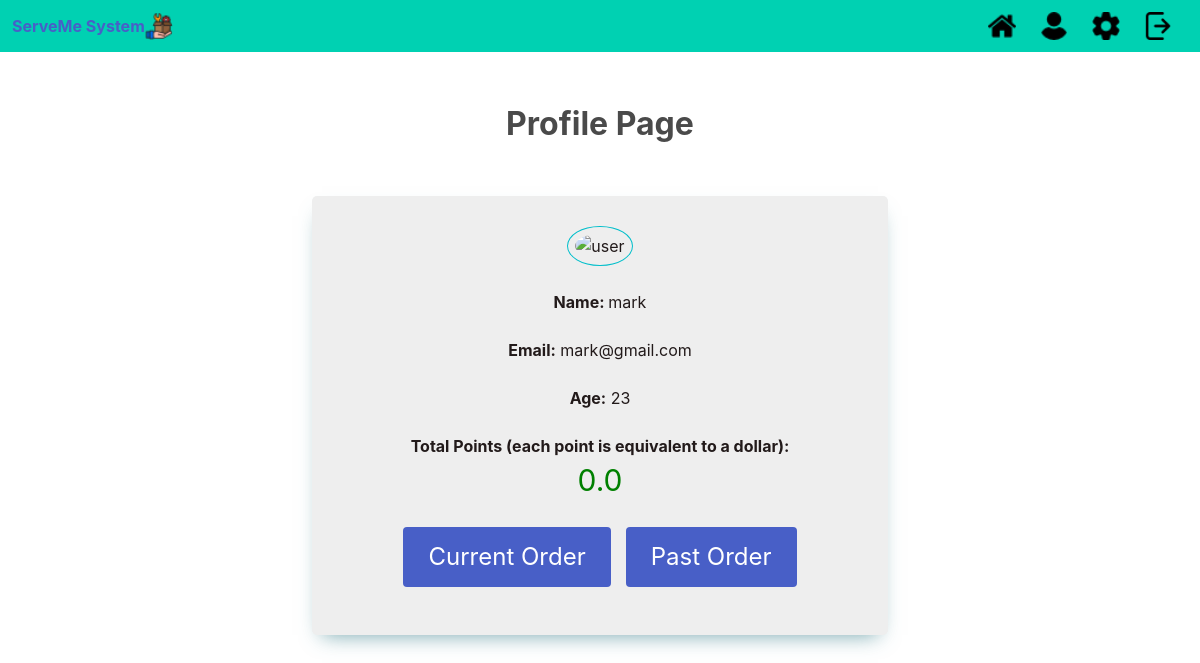
/profile (signed in), run on the app's committed database.
### serveme/models.py (models this page shows, shortened)
class User (UserMixin, db.Model):
    userID         = db.Column(db.String(50), primary_key=True)
    email          = db.Column(db.String(50), nullable=False)
    name           = db.Column(db.String(30), nullable=False)
    password       = db.Column(db.String(100))
    gender         = db.Column(db.String(20))
    age            = db.Column(db.Integer, nullable=False)
    phoneNum       = db.Column(db.String(10), nullable=False)
    points         = db.Column(db.Float(50), nullable=False)
    type           = db.Column(db.String(10), nullable=False)
    settings       = db.Column(db.String(5), nullable=False)

### serveme/main.py (the view)
@main.route('/profile')
@login_required
def profile():
    points = round(current_user.points, 2)
    return render_template('profile.html', user=current_user, points=points)

### serveme/templates/profile.html (shortened to what this page needs)
{% extends "base.html" %}
{% block content %}
<br>
<br>
   <div class="is-size-3">
       <b>Profile Page</b>
   </div>
  <br>
 <br>
  <div class="card-container">
    <div>
    <img class="round" src="{{url_for('static', filename='profile_pic.png')}}" alt="user">
    </div>
    <br>
    <h2><b>Name: </b> {{ user.name }}</h2>
    <br>
    <h2><b>Email:</b> {{ user.email }}</h2>
    <br>
    <h2><b>Age:</b> {{ user.age }}</h2>
    <br>
    <h2><b>Total Points (each point is equivalent to a dollar):</b></h2>
    <div class="points">{{points}}</div>
  <br>
    <div class="buttons">
      <a href="{{ url_for('orderController.current_orders' )}}">
        <button class="button is-link is-large">Current Order</button>
      </a>
      <a href="{{ url_for('orderController.past_orders' )}}">
        <button class="button is-link is-large" style="margin-left: 15px;">Past Order</button>
      </a>
    </div>
    <br>
  </div>
{% endblock %}

### serveme/static/styles.css (style rules this page uses)
.card-container { background-color: #eeeeee; border-radius: 5px; box-shadow: 0px 10px 20px -10px rgba(67, 133, 144, 0.75); color: #221a1a; padding-top: 30px; position: relative; width: 60%; max-width: 100%; text-align: center; margin:auto; }
.card-container .round { border: 1px solid #03BFCB; border-radius: 50%; padding: 7px; }
.points { font-size: 30px; color:green; }
.buttons { display: flex; flex-direction: horizontal; justify-content: center; margin:auto; }

### data on the page
User: name "mark", email "mark@gmail.com", age "23"

### other printed values
{{ points }} "0.0"
